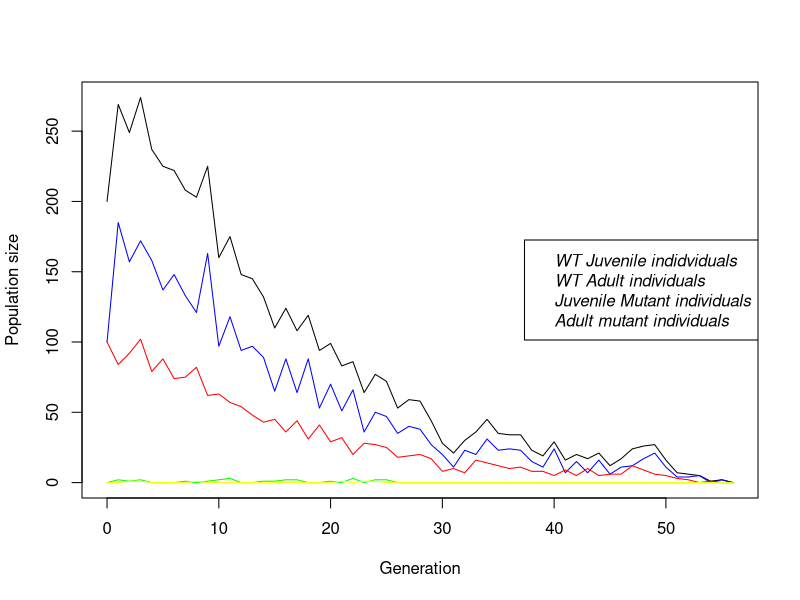
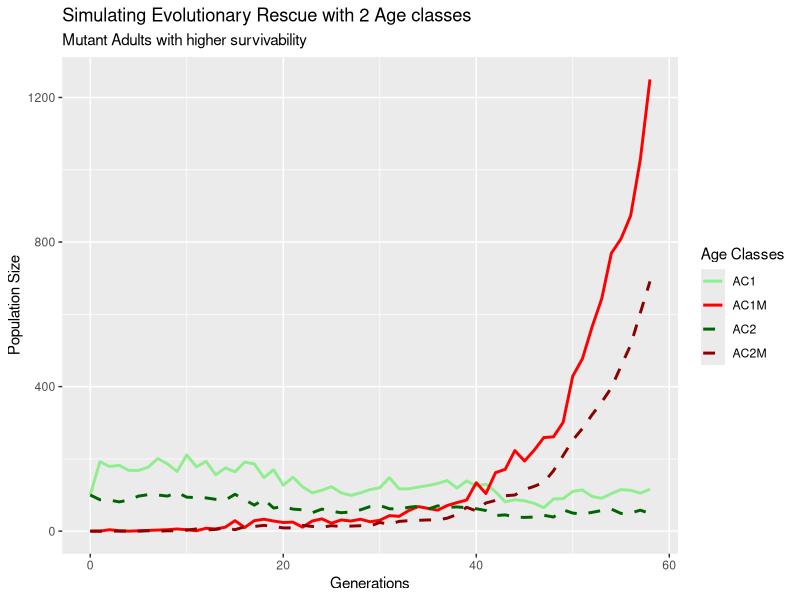

Source code (R) for these figures, in order:
## ---- chunk 1
# Simulate WT-Population without any mutations and stochasticity
simulate_one_gen <- function(N_j0, N_a0,N_j0M, N_a0M, R_a, R_aM, S_j, S_jM, S_a, S_aM, mu){
  N_a0 <- max(N_a0, 0)
  New_jtM <- rpois(1, N_a0 * mu * R_a)
  N_jt <- max(rpois(1, R_a * N_a0) - New_jtM, 0) #calculating number of WT juvenile individuals.
  
  N_at <- rpois(1, S_j * N_j0 + S_a * N_a0) #calculating number of adult individuals
  
  
  N_jtM <- rpois(1, N_a0M * R_aM) + New_jtM # calculating number of Mutant juveniles
  N_atM <- rpois(1, N_j0M * S_jM + S_aM * N_a0M) # calculating number of Mutant adults
  
  return(c(N_jt, N_at, N_jtM, N_atM))
}
print(simulate_one_gen(100, 100,0, 0, 2, 2, 0.1,0.1, 0.6, 0.6, 0.02))
## ---- chunk 2
simulate_pop <- function(N_j0, N_a0,N_j0M, N_a0M, R_a, R_aM, S_j, S_jM, S_a, S_aM, mu, t_max) {
   # Create the vector in which to save the results
  pop_vector <- c(N_j0, N_a0, N_j0M, N_a0M) 
  # initiate the variables
  pop_new <- c(N_j0, N_a0, N_j0M, N_a0M)
  
  # run the simulation until generation t_max
  for (i in 1:t_max+1) {
    # redefine the current population one generation later
    pop_new <- simulate_one_gen(pop_new[1],pop_new[2],pop_new[3],pop_new[4], R_a,R_aM, S_j, S_jM, S_a, S_aM, mu)
    
    # add the new population sizes to the output vector
    pop_vector <- rbind(pop_vector,pop_new)
    # condition to stop the simulation before t_max: either the population exceeds 1.5 times the original population size, or it goes extinct
    if ( (pop_new[1]+pop_new[2]+ pop_new[3]+pop_new[4] >=10*(N_j0+ N_a0 + N_j0M+ N_a0M)) | (pop_new[1]+pop_new[2]+ pop_new[3]+pop_new[4]==0)) break }
  
  # add row and column names
  colnames(pop_vector) <- c("AC1", "AC2", "AC1M", "AC2M")
  rownames(pop_vector) <- (0:t_max)[1:length(pop_vector[,1])]
  
  return(pop_vector)
}
print(tail(simulate_pop(100, 100, 0,0, 2.5,2.5, 0.2,0.2, 0.6,0.6, 0.001, 1500)))


 
## ---- chunk 3
output <- simulate_pop(100, 100, 0,0, 1.8,2.5, 0.2,0.2, 0.6,0.6, 0.009, 1500)
print(tail(output))

x_range <- 0:(length(output[,1])-1)
# this plots the total population size
plot(x_range,output[,1]+output[,2],type='l',ylim=c(0,max(output[,1]+output[,2])),xlab = "Generation",ylab = "Population size")
# add number of Juvenile WT individuals
lines(x_range,output[,1], col="blue")
# add number of adult WT individuals
lines(x_range,output[,2], col="red")
#number of Juvenile Mutant individuals 
lines(x_range,output[,3], col = "green")
#number of adult mutant individuals
lines(x_range,output[,4], col = "yellow")

legend("right",
       c("WT Juvenile indidviduals", "WT Adult individuals", "Juvenile Mutant individuals", "Adult mutant individuals"),
       text.font = 3)
## ---- chunk 4
install.packages("dplyr")
install.packages("tidyr")
install.packages("ggplot2")
## ---- chunk 5


library(ggplot2)
library(dplyr)
library(tidyr)

# having the simulation set as a variable
sim_data <- simulate_pop(100, 100, 0, 0, 2,2, 0.2, 0.2, 0.6, 0.8, 0.01, 1500)

#Convert matrix to Dataframe to help analysis
df <- as.data.frame(sim_data)

# these steps were generated using ai help: The rownames are the Generation numbers. Let's make them a proper column.
df$Generation <- as.numeric(rownames(df))

# Reshape from Wide to Long format for ggplot
# This creates a column "Age_Class" (AC1, AC2, etc.) and "Population_Size". 

#pivot_longer syntaxc first define what data you are looking at. here we are looking at df our data frame. cols defines which columns to convert into the long format. we want to convert our Age class collumns into long format. names_to defines what the new column name should be. 

df_long <- pivot_longer(
  df, 
  cols = c("AC1", "AC2", "AC1M", "AC2M"), 
  names_to = "Age_Class", 
  values_to = "Population_Size"
)


print(df_long)

ggplot(df_long, aes(x = Generation, y = Population_Size, color = Age_Class, linetype = Age_Class)) +
  geom_line(linewidth = 1) +
  scale_color_manual(values = c(
    "AC1" = "lightgreen",
    "AC2" = "darkgreen",
    "AC1M" = "red",
    "AC2M" = "darkred")) +
  labs(title = "Simulating Evolutionary Rescue with 2 Age classes", subtitle = "Mutant Adults with higher survivability" , x = "Generations", y = "Population Size", color = "Age Classes", linetype = "Age Classes")+
  scale_linetype_manual(values = c(
    "AC1" = 1,
    "AC1M" = 1,
    "AC2" = 2,
    "AC2M" = 2))
  


## ---- chunk 6
#N_j0, N_a0,N_j0M, N_a0M, R_a, R_aM, S_j, S_jM, S_a, S_aM, mu, t_max
# set some parameters to fixed values
N_j0 <- 50
N_a0 <- 50
N_j0M <- 0
N_a0M <- 0
R_a <- 2
R_aM <- 2
mu <- 0.01
t_max <- 1000




# determine how often to run the simulation for each set of parameters
no_replicates <- 100

# initialize data table - where to collect the results
data_table <- c()

# Doing a parameter sweep
for (selection_on_jM in c(TRUE,FALSE)){
  for (s_coeff in seq(1, 2, 0.01)){
    S_j <- 0.2
    S_jM <- S_j * ifelse(selection_on_jM, s_coeff, 1)
    S_a <- 0.5
    S_aM <- S_a * ifelse(selection_on_jM, 1, s_coeff)
    
   
    i<-1
    repeat {
      # increase counter by one
      i<-i+1
      # run the simulation once
      one_run <- simulate_pop(N_j0, N_a0,N_j0M, N_a0M, R_a, R_aM, S_j, S_jM, S_a, S_aM, mu, t_max)
      # determine total population sizes
      total_size <- one_run[,1]+one_run[,2] +one_run[,3]+one_run[,4]
      # determine minimum population size
      min_size <- min(total_size)
      # determine (first) generation at which this population size occurred
      min_gen <- as.numeric(which(total_size==min_size)[1])
      # enter the data into the table
      data_table <- rbind(data_table,c(s_coeff,ifelse(selection_on_jM, "on_juv", "on_adults"),min_gen,min_size)) # note that we add the varying parameters (decay rate and selection coefficient) to the table too
      # stop the repeated computation after no_replicates times
      if(i>no_replicates) break
    }
  }  
}
 
# define column names of data table
colnames(data_table) <- c("s_coeff","ac_s","min_gen","no_min")
# show the first lines of the output





#define WT leslie matrix and get growth-rate

l_matrix_WT <- matrix(c(
  0, R_a,
  S_j, S_a
), nrow = 2, byrow = TRUE)

all_eigen <- eigen(l_matrix_WT)
growth_rate_WT <- max(Re(all_eigen$values))
l_matrix_WT
growth_rate_WT

# define WT leslie matrix and get growth-rate
l_matrix_Mut <- matrix(c(
  0, R_aM,
  S_jM, S_aM
), nrow = 2, byrow = TRUE)

all_eigen <- eigen(l_matrix_Mut)
growth_rate_Mut <- max(Re(all_eigen$values))
l_matrix_Mut
growth_rate_Mut

#making the matrix a table and making some values numeric to be able to calculate with them
df <- as.data.frame(data_table)
df$s_coeff <- as.numeric(df$s_coeff)
df$min_gen <- as.numeric(df$min_gen)
df$no_min <- as.numeric(df$no_min)

df$rescued <- df$no_min != 0

#try if the basic principle of gettint the resque-probability works
df_filter <- df[df$s_coeff == 1 & df$ac_s == "on_juv",]
print(mean(df_filter$rescued))

#creating a empty table to put the stuff to plot in
plot_table <- c()
for(x in unique(df$ac_s)){
 for(s in unique(df$s_coeff)){
  df_filter <- df[df$s_coeff == s & df$ac_s == x,]
  plot_table <- rbind(plot_table, c(mean(df_filter$rescued), x, s))
 } 
}

colnames(plot_table) <- c("resque prob.","ac_s","s_coeff")
